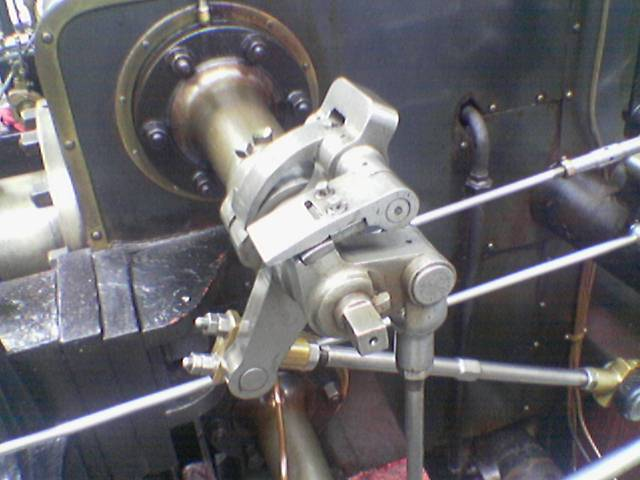
#> input picture 실습/Valve_original_(1).png, 640 x 480 px
$ jupyter execute --allow-errors Conv_numpy_1d2d.ipynb
#> lines starting #> are read from the running program, lines starting #| are printed output that depends on the picture
[cell 1]
import numpy as np
# 수치 계산 및 배열 처리에 사용

[cell 2]
# 1D Sequence
# 1D 입력 시퀀스 정의. 값이 선형적으로 증가하는 배열
x = np.array([1, 2, 3, 4, 5, 6, 7, 8, 9])

# simple finite difference filter (meaning?)
# 1차 미분에 해당하는 finite difference 필터로, 경사도(변화량)를 측정하는 데 사용됨
w = np.array([-1, 0, 1])

[cell 3]
def conv1d(x, w):
    # 1D 컨볼루션 함수 정의
    # 슬라이딩 윈도우 방식으로 x에 w를 곱해 합산
    # 출력 길이는 n_x - n_w + 1
    n_x = len(x)
    n_w = len(w)
    n_out = n_x - n_w + 1

    output = np.zeros(n_out)

    for i in range(n_out):
        segment = x[i:i+n_w]
        output[i] = np.sum(segment * w)

    return output

[cell 4]
y = conv1d(x, w) # Can you guess the meaning of output?
# x에 대해 필터 w를 적용한 결과를 출력
print("Output:", y)
# 이 결과는 x의 기울기 (변화량)을 나타냄

[cell 5]
conv1d(y,w)
# 두 번 필터를 적용하면 2차 미분, 즉 곡률(커브)를 측정하게 됨

[cell 6]
# 1D Sequence with noise
# 랜덤 시드 고정 (재현 가능하게 하기 위함)
# 노이즈가 있는 1D 시퀀스를 생성
np.random.seed(1)
x = np.array([-5,-4,-3,-2,0,1, 2, 3, 4, 5, 6, 7, 8, 9,10,11,12])
x = x + np.random.randn(len(x))
# simple finite difference filter (meaning?)
w = np.array([1/5, 1/5, 1/5,1/5,1/5])
# 평균 필터 (moving average): 길이 5의 박스 필터

[cell 7]
x

[cell 8]
y = conv1d(x, w) # Can you guess the meaning of output?
print("Output:", y)
# 노이즈가 포함된 x에 평균 필터를 적용해서 스무딩(denoise) 처리

#> (a cell that did not finish here is left out)

[cell 10]
# 2D (image) dataset
# 간단한 5x5 이미지 데이터
x = np.array([
    [1, 2, 3, 0, 1],
    [0, 1, 2, 3, 1],
    [1, 0, 1, 2, 0],
    [2, 1, 0, 1, 3],
    [0, 1, 2, 1, 0]
])

# 3x3 filter (Sobel operator)
# Sobel 필터 (수평 경계 검출 필터)
k = np.array([
    [-1, 0, 1],
    [-2, 0, 2],
    [-1, 0, 1]
])

cf) Sobel operator for edge detection https://en.wikipedia.org/wiki/Sobel_operator

[cell 11]
def conv2d(x, k):
    # 2D 컨볼루션 함수
    # 입력 이미지 x와 필터 k를 받아서, 슬라이딩 윈도우 방식으로 region과 필터를 곱한 뒤 합산
    h_img, w_img = x.shape
    h_ker, w_ker = k.shape

    h_out = h_img - h_ker + 1
    w_out = w_img - w_ker + 1

    output = np.zeros((h_out, w_out))

    for i in range(h_out):
        for j in range(w_out):
            region = x[i:i+h_ker, j:j+w_ker]
            output[i, j] = np.sum(region * k)

    return output

[cell 12]
output = conv2d(x, k)
print("x:")
print(x)
print("Convolution output:")
print(output)
# 2D 필터링 결과 출력 (경계 정보가 강조)

[cell 13]
from PIL import Image
from io import BytesIO
# 이미지를 불러오기 위한 라이브러리

download image from https://upload.wikimedia.org/wikipedia/commons/f/f0/Valve_original_%281%29.PNG

[cell 14]
url = "https://raw.githubusercontent.com/mdipietro09/sample-images/main/lena_gray_256.png"

[cell 15]
img = Image.open("Valve_original_(1).png").convert('L') #gray scale
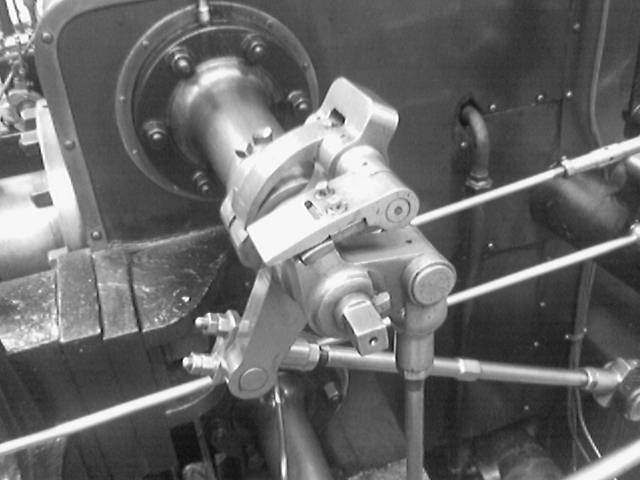
#> img: PIL image 640x480 L; min 6, max 255, mean 105.7
# 이미지 파일을 흑백(grayscale)으로 변환하여 열기

[cell 16]
img

[cell 17]
img_np = np.array(img)
# 이미지를 numpy 배열로 변환 (2D 배열 형태)

[cell 18]
img_np.shape
#> Out = (480, 640)

[cell 19]
img_np

[cell 20]
img_filter = conv2d(img_np,k)
#> after the loop in conv2d (call 2), `for i in range(h_out):`:
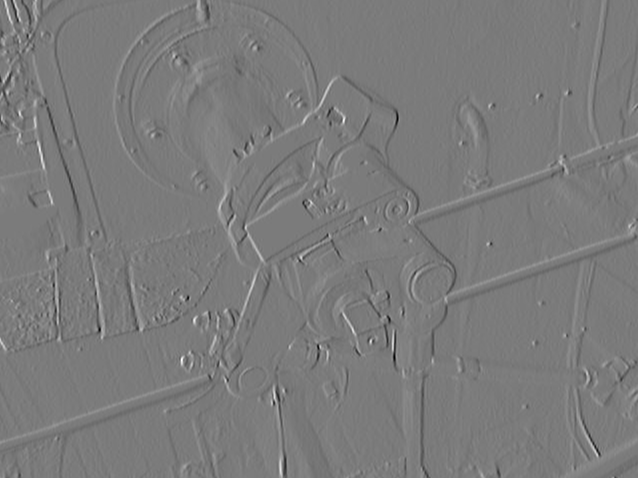
#> output: shape (478, 638) float64; min -818, max 871, mean -0.5; drawn with min black and max white

#> (a cell that did not finish here is left out)

[cell 22]
img = Image.open("Valve_original_(1).png")
#> img is the input picture: PIL image 640x480 RGB; mean R, G, B 106.3, 104.8, 108.9

[cell 23]
img

[cell 24]
img_np = np.array(img)
# 원본 이미지를 컬러(RGB)로 불러와 배열로 변환

[cell 25]
img_np.shape
#> Out = (480, 640, 3)

[cell 26]
img_np[:,:,0]
# R (Red) 채널 추출

[cell 27]
# 3x3 filter (Sobel operator)
# 다시 Sobel 필터 정의 (수평 경계 검출)
k = np.array([
    [-1, 0, 1],
    [-2, 0, 2],
    [-1, 0, 1]
])

[cell 28]
img_r = conv2d(img_np[:,:,0],k)

[cell 29]
img_r.shape
#> Out = (478, 638)

[cell 30]
img_g = conv2d(img_np[:,:,1],k)
img_b = conv2d(img_np[:,:,2],k)
# 각 RGB 채널에 대해 Sobel 필터 적용

[cell 31]
img_filter = np.stack((img_r,img_g,img_b),axis=2)
# 각 채널의 결과를 하나의 3D 배열로 합침 (컬러 형태 유지)
